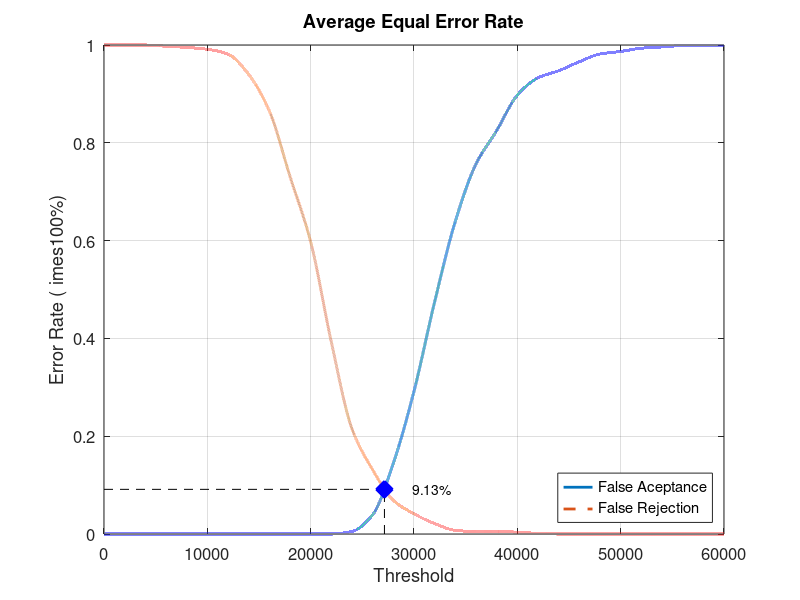
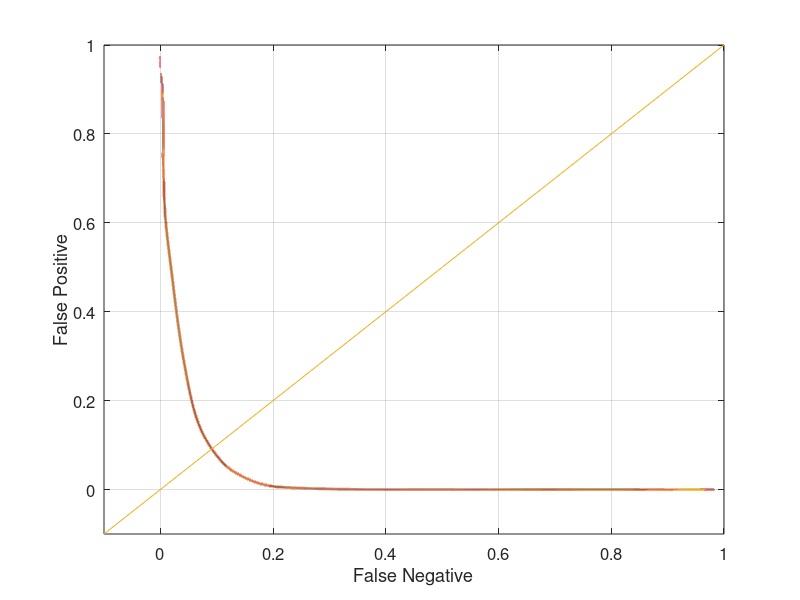

Here is the MATLAB script that generated these plots, in order:
close all;
clear;
clc;
x = 0:2000:60000;
xq = 0:0.5:60000;

y0 = [0 0 0 0 0 0 0 0 0 0 0 0 0.00526316 0.0394737 0.144737 0.292105 0.475 0.639474 0.756579 0.825 0.897368 0.932895 0.947368 0.965789 0.981579 0.986842 0.993421 0.996053 0.998684 0.998684 1]
yy0 = interp1(x, y0, xq, 'pchip');
y1 = [1 1 1 0.9975 0.995 0.99125 0.98125 0.94 0.865 0.73125 0.5975 0.3925 0.215 0.13125 0.06875 0.04125 0.02125 0.0075 0.005 0.005 0.00375 0.00125 0 0 0 0 0 0 0 0 0]
yy1 = interp1(x, y1, xq, 'pchip');

% Calculating EER: 
y2 = abs(y0 - y1);
find(y2 == min(y2))
yy2 = abs(yy0 - yy1);
xEER = find(yy2 == min(yy2));
xEERIndex = xq(xEER) % X-axis EER
yEER = yy0(xEER) % Y-axis EER

main = figure
plot(xq, yy0,'-','LineWidth', 2);	hold on
plot(xq, yy1,'--','LineWidth', 2);	hold on
plot([xEERIndex xEERIndex], [0 yEER], 'k--');	hold on
plot([0 xEERIndex], [yEER yEER], 'k--');	hold on
plot(xEERIndex, yEER, 'bx', 'LineWidth', 10);	hold on
text(xEERIndex + 10 * xEERIndex / 100, yEER, [num2str(round((10000 * yEER)) / 100) '%'])
legend('False Aceptance', 'False Rejection', 'Location', 'SouthEast')
xlabel('Threshold')
ylabel('Error Rate (	imes100%)')
title('Average Equal Error Rate')
set(gca, 'FontSize', 12)
axis([0 60000 0 1])
grid on

print(main, 'Experiment4AverageMain', '-dpng');
FNRxFPR = figure('Color', [1 1 1]);
plot(yy1, yy0, '-', yy1, yy0, 'LineWidth', 2);
hold on
y = -0.1:0.1:1
plot(y, y); 
set(gca, 'FontSize', 12)
xlabel('False Negative')
ylabel('False Positive')
axis([-0.1 1 -0.1 1])
set(gca, 'FontSize', 12)
grid on

print(FNRxFPR, 'Experiment4AverageFNRxFPR','-dpng');
